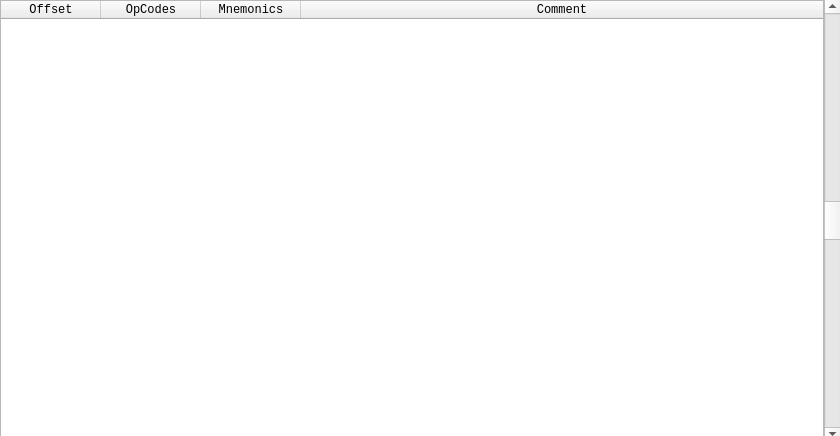
<?xml version="1.0" encoding="UTF-8"?>
<ui version="4.0">
 <class>qtDLGDisassemblerClass</class>
 <widget class="QWidget" name="qtDLGDisassemblerClass">
  <property name="geometry">
   <rect>
    <x>0</x>
    <y>0</y>
    <width>840</width>
    <height>436</height>
   </rect>
  </property>
  <property name="windowTitle">
   <string>Form</string>
  </property>
  <widget class="QWidget" name="horizontalLayoutWidget">
   <property name="geometry">
    <rect>
     <x>0</x>
     <y>0</y>
     <width>841</width>
     <height>441</height>
    </rect>
   </property>
   <layout class="QHBoxLayout" name="horizontalLayout">
    <property name="spacing">
     <number>0</number>
    </property>
    <item>
     <widget class="QTableWidget" name="tblDisAs">
      <property name="minimumSize">
       <size>
        <width>700</width>
        <height>405</height>
       </size>
      </property>
      <property name="maximumSize">
       <size>
        <width>16777215</width>
        <height>16777215</height>
       </size>
      </property>
      <property name="font">
       <font>
        <family>Lucida Console</family>
       </font>
      </property>
      <property name="contextMenuPolicy">
       <enum>Qt::CustomContextMenu</enum>
      </property>
      <property name="midLineWidth">
       <number>0</number>
      </property>
      <property name="verticalScrollBarPolicy">
       <enum>Qt::ScrollBarAlwaysOff</enum>
      </property>
      <property name="editTriggers">
       <set>QAbstractItemView::NoEditTriggers</set>
      </property>
      <property name="selectionBehavior">
       <enum>QAbstractItemView::SelectRows</enum>
      </property>
      <property name="horizontalScrollMode">
       <enum>QAbstractItemView::ScrollPerPixel</enum>
      </property>
      <property name="showGrid">
       <bool>false</bool>
      </property>
      <attribute name="horizontalHeaderVisible">
       <bool>true</bool>
      </attribute>
      <attribute name="horizontalHeaderStretchLastSection">
       <bool>true</bool>
      </attribute>
      <attribute name="verticalHeaderVisible">
       <bool>false</bool>
      </attribute>
      <attribute name="verticalHeaderDefaultSectionSize">
       <number>11</number>
      </attribute>
      <attribute name="verticalHeaderMinimumSectionSize">
       <number>11</number>
      </attribute>
      <column>
       <property name="text">
        <string>Offset</string>
       </property>
      </column>
      <column>
       <property name="text">
        <string>OpCodes</string>
       </property>
      </column>
      <column>
       <property name="text">
        <string>Mnemonics</string>
       </property>
      </column>
      <column>
       <property name="text">
        <string>Comment</string>
       </property>
      </column>
     </widget>
    </item>
    <item>
     <widget class="QScrollBar" name="scrollDisAs">
      <property name="sizePolicy">
       <sizepolicy hsizetype="Fixed" vsizetype="Expanding">
        <horstretch>0</horstretch>
        <verstretch>0</verstretch>
       </sizepolicy>
      </property>
      <property name="minimumSize">
       <size>
        <width>17</width>
        <height>405</height>
       </size>
      </property>
      <property name="maximumSize">
       <size>
        <width>17</width>
        <height>16777215</height>
       </size>
      </property>
      <property name="maximum">
       <number>10</number>
      </property>
      <property name="pageStep">
       <number>1</number>
      </property>
      <property name="value">
       <number>5</number>
      </property>
      <property name="orientation">
       <enum>Qt::Vertical</enum>
      </property>
     </widget>
    </item>
   </layout>
  </widget>
 </widget>
 <resources/>
 <connections/>
</ui>
